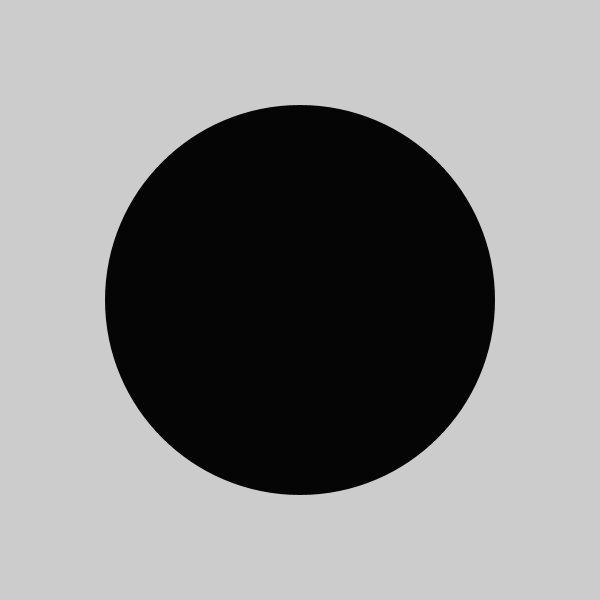
Frame 1 (no input)
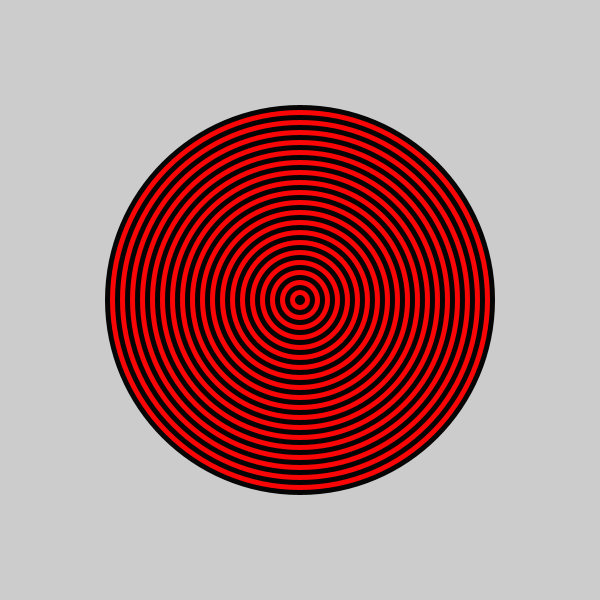
Frame 60 (the mouse pressed at the canvas centre just before this capture)
Frame 120 (the mouse held since frame 60 and released just before this capture): identical to frame 60, image omitted

The Processing sketch that drew these frames (run headless with seeded random() and noise(); from frame 60 on, the mouse is pressed at the canvas centre):

// Processing sketch: bullseye
// ── bullseye.pde
int circleWidth = 400;
int circleHeight = 400;
int circleRings = 0;

void setup(){
size(600,600);
noStroke();
}

void draw(){
  
  if( circleRings < 40){
       if (circleRings % 2 == 0 ) {
         fill(#050505);
        } 
        else {
         fill(#FA0505); 
        }
        ellipse(300,300,circleWidth -= 10,circleHeight -= 10);
        circleRings++;
  }
  
 
    
 /** 
for (int i = 1; i < 9; i++){
        if (i % 2 == 0 ) {
       fill(#050505);
      } else {
       fill(#FA0505); 
      }
    ellipse(300,300,circleWidth += 5,circleHeight += 5);
}**/
}
